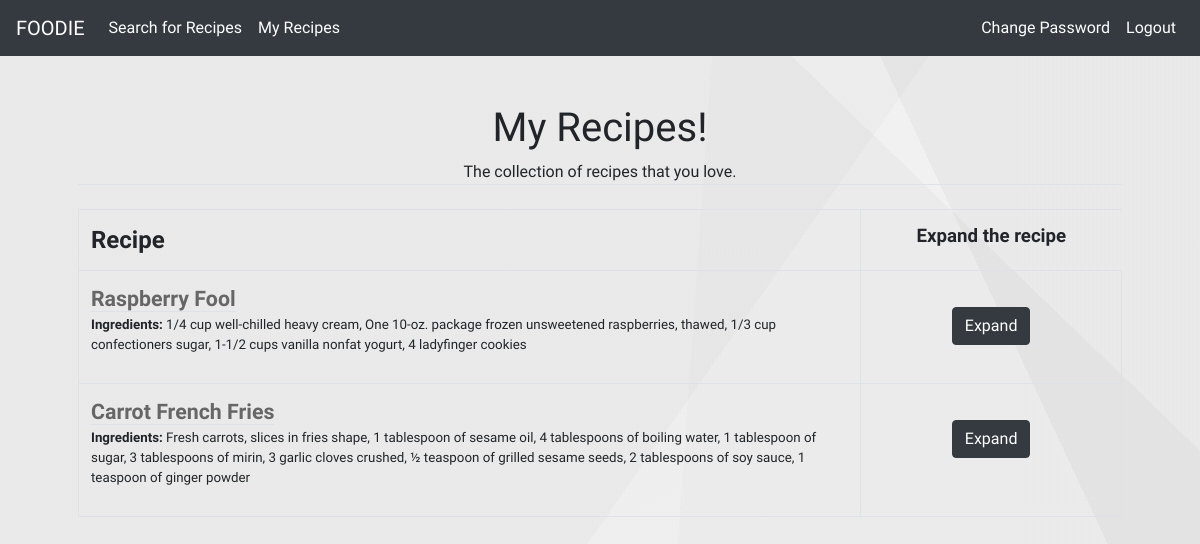
/my_recipes (signed in), run on the app's committed database.
### application/models.py (models this page shows, shortened)
class Recipes(db.Model):
    id = db.Column(db.Integer, primary_key=True)
    uri = db.Column(db.Text, nullable=False)
    name = db.Column(db.Text, nullable=False)
    ingredients = db.Column(db.Text, nullable=False)
    image = db.Column(db.Text, nullable=True)
    url = db.Column(db.Text, nullable=False)
    user_id = db.Column(db.Integer, db.ForeignKey('user.id'), nullable=False)

### application/routes.py (the view)
@app.route("/my_recipes", methods=["GET", "POST"])
@login_required
def my_recipes():
    user = User.query.filter_by(id=current_user.id).first()
    recipes = user.recipes
    user_recipes =[]
    for recipe in recipes:
        user_recipes.append(recipe.uri)
    return render_template("my_recipes.html", recipes=recipes, user_recipes=user_recipes)

### application/models.py (called while the page is built)
@login_manager.user_loader
def load_user(user_id):
    return User.query.get(int(user_id))

### application/templates/my_recipes.html (shortened to what this page needs)
{% extends "layout.html" %}
{% block main %}
    <div class="container p-5">
        <h1 class="">My Recipes!</h1>
        <p class="border-bottom mb-4" style="text-align: center;">The collection of recipes that you love. </p>
        {% if user_recipes|length > 0 %}
        <table class="table ">
            <thead>
                <tr style="font-weight: bold;" >
                    <td class="border" style="width: 75%; font-size: 18pt;">Recipe</td>
                    <td style="text-align: center; font-size: 14pt;">Expand the recipe</td>
                </tr>
            </thead>
            <tbody>
                {% for recipe in recipes %}
                <tr>
                    <td class="border recipe_name">
                        <a href="{{recipe.url}}}" target="_blank" class="border-bottom mb-4">{{recipe.name}}</a>
                        <p style="text-align: left; font-size: 10pt;" class="ingredients"><strong>Ingredients: </strong>{{recipe.ingredients}}</p>
                    </td>
                    <td style="text-align: center;" class="border">
                        <br>
                            <form action="/recipe_page" method="GET">
                                <button type="" class="btn btn-dark" >Expand</button>
                            </form>
                    </td>
                </tr>
                {% endfor %}
            </tbody>
        </table>
        {% endif %}
    </div>
{% endblock %}

### application/templates/layout.html (shortened to what this page needs)
<!DOCTYPE html>
<html lang="en">
<head>
    <link rel="stylesheet" href="https://stackpath.bootstrapcdn.com/bootstrap/4.5.2/css/bootstrap.min.css">
    <link rel="stylesheet" type="text/css" href="{{ url_for('static', filename='main.css') }}">
</head>
<body>
    <nav class="navbar navbar-expand-lg navbar-dark bg-dark">
        <a class="navbar-brand" href="{{url_for('home')}}" style="font-family: 'Merienda', cursive; ">FOODIE</a>
        <div class="collapse navbar-collapse" id="navbarNav">
          {% if current_user.is_authenticated %}
            <ul class="navbar-nav mr-auto">
              <li class="nav-item active">
                <a class="nav-link" href="{{ url_for('search') }}">Search for Recipes</a>
              </li>
              <li class="nav-item active">
                <a class="nav-link" href="{{ url_for('my_recipes') }}">My Recipes</a>
              </li>
            </ul>
            <ul class="navbar-nav ml-auto">
              <li class="nav-item active">
                <a class="nav-link" href="{{url_for('change')}}">Change Password</a>
              </li>
              <li class="nav-item active">
                  <a class="nav-link" href="{{ url_for('logout') }}">Logout</a>
              </li>
            </ul>
          {% endif %}
        </div>
      </nav>
    {% block main %}{% endblock %}
</body>
</html>

### application/static/main.css (style rules this page uses)
* { font-family: 'Alata', sans-serif; }
body { height: 100vh; background-image: linear-gradient(65deg, rgba(251, 251, 251, 0.04) 0%, rgba(251, 251, 251, 0.04) 78%,rgba(51, 51, 51, 0.04) 78%, rgba(51, 51, 51, 0.04) 100%),linear-gradient(335deg, rgba(15, 15, 15, 0.04) 0%, rgba(15, 15, 15, 0.04) 41%,rgba(13, 13, 13, 0.04) 41%, rgba(13, 13, 13, 0.04) 100%),linear-gradient(274deg, rgba(157, 157, 157, 0.04) 0%, rgba(157, 157, 157, 0.04) 43%,rgba(253, 253, 253, 0.04) 43%, rgba(253, 253, 253, 0.04) 100%),linear-gradient(224deg, rgba(227, 227, 227, 0.04) 0%, rgba(227, 227, 227, 0.04) 23%,rgba(53,53,53, 0.04) 23%, rgba(53,53,53, 0.04) 100%),linear-gradient(305deg, rgba(250, 250, 250, 0.04) 0%, rgba(250, 250, 250, 0.04) 45%,rgba(113,112,112, 0.04) 45%, rgba(113,112,112, 0.04) 100%),linear-gradient(90deg, rgb(255,255,255),rgb(255,255,255)); }
h1 { text-align: center; }
.border { border-right: 1pt solid #d8d8d8; border-left: 1pt solid #d8d8d8; }
.recipe_name a { font-weight: bolder; font-size: 16pt; color: #666666; }
.ingredients { overflow: hidden; text-align: center; }

### data on the page
Recipes: name "Raspberry Fool", ingredients "1/4 cup well-chilled heavy cream, One 10-oz. package frozen unsweetened raspberries, thawed, 1/3 cup confectioners sugar, 1-1/2 cups vanilla nonfat yogurt, 4 ladyfinger cookies"
Recipes: name "Carrot French Fries", ingredients "Fresh carrots, slices in fries shape, 1 tablespoon of sesame oil, 4 tablespoons of boiling water, 1 tablespoon of sugar, 3 tablespoons of mirin, 3 garlic cloves crushed, ½ teaspoon of grilled sesame seeds, 2 tablespoons of soy sauce, 1 teaspoon of ginger powder"
